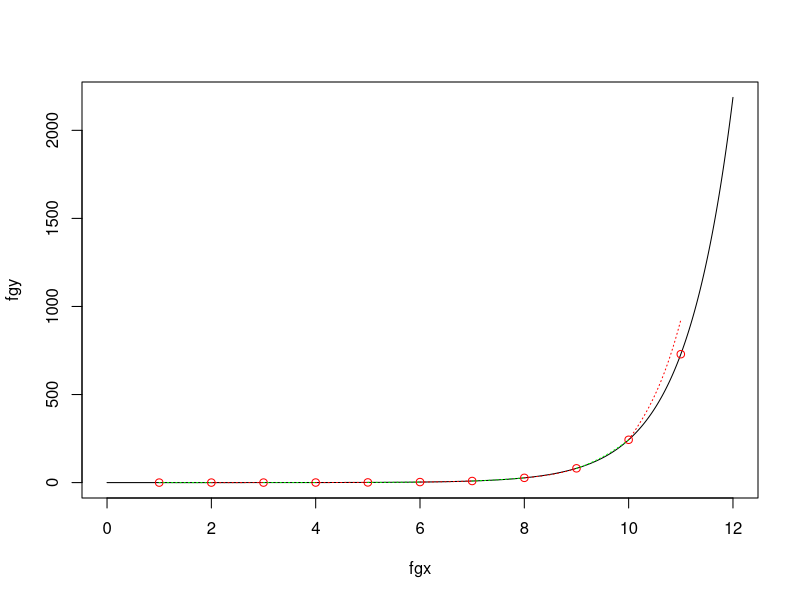

Reproduce this figure in R.
library(stringr)
library(numDeriv)


func <- function(x) {3^(x-5)}

runM<- function(xs,ys,h){
  cat("\nMaking coeficients a,b c,d for run method")
  cat("\na\n")
  a <- c(0,rep.int(h,11-2),2*h/3)
  print(round(a,6))
  cat("\nb\n")
  b <- c(2,rep.int(2*h*2,11-2),1+4/3)
  print(round(b,6))
  cat("\nc\n")
  c <- c(1,rep.int(h,11-2),0)
  print(round(c,6))
  cat("\nd\n")
  d <- c(3*(ys[2]-ys[1])/(h*h)-3*grad(func,xs[1])/h,
         sapply(3:10,function(i) 3*((ys[i]-ys[i-1])/h -(ys[i-1]-ys[i-2])/h)), -grad(func,xs[11])-2*(ys[10]-ys[9])/h +3*(ys[11]-ys[10])/h)

  print(round(d,6))
  y <- c(b[1])

  alp <- c(-c[1]/y[1])
  bet <- c(d[1]/y[1])

  for (i in 2:(length(d))){
    y <- c(y, b[i] + a[i]*alp[i-1])
    alp <-c(alp, -c[i]/y[i])
    bet <- c(bet, (d[i]-a[i]*bet[i-1])/y[i])
  }
  x<-c(bet[length(d)])

  for (i in (length(d)-1):1){
    x<- c(alp[i]*x[1]+bet[i],x)
  }

  return (x)
}

cubSpline <- function(a,b,c,d,xi){
  S<- paste(a,"+",b,"*(x - ",xi,")+",c,"*(x - ", xi, ")^2 + ",d,"*(x - ", xi, ")^3")
  return (S)
}



forSpline <- function (cs,ys,h,xs){
  cat("\n as\n")
  as <- ys[1:10]
  print(round(as,6))
  der<- D(D(expression(3^(x-5)),'z'),'z')
  z <- xs[11]
  cat("\n bs\n")
  bst <- (ys[11]-ys[10])/h - (2*cs[9]+cs[10])*h/3
  bs<-c()
  for (i in 1:9){
    btemp<- (ys[i+1]-ys[i])/h - (2*cs[i]+cs[i+1])*h/3
    bs <- c(bs,btemp)
  }
  bs<-c(bs,bst)
  print(round(bs,6))
  z<-xs[1]
  cat("\n ds\n")
  ds <- sapply(1:9,function(i) (cs[i+1]-cs[i])/(3*h))
  dn<- ((ys[11]-ys[10])/h-(ys[10]-ys[9])/h-h*(cs[9]+2*(cs[10]))/3-cs[10]*h)/(h*h)
  ds<- c(ds,dn)
  print(round(ds,6))
  Ss<- sapply(1:10, function(i) cubSpline(as[i],bs[i],cs[i],ds[i],xs[i]))
  # SSs <- c("−103.872553*x^3+25.00722*x^2 − 1.343116*x+0.5","27.596946 * x^3 − 14.43363* x^2+0.704506 * x + 0.481564", "−7.599834*x^3+6.684438*x^2−3.120124*x+0.796375","1.85819*x^3−1.827784*x^2−0.766537*x+0.674168","−0.654901*x^3+1.187926*x^2−2.015756*x+0.945323","0.045843*x^3+0.136809*x^2−1.514861*x+0.96749","−0.151413*x^3+0.49187*x^2−1.942637*x+1.238852","0.017507*x^3+0.137139*x^2−1.133735*x+0.909876","−0.390716*x^3+1.116874*x^2−4.241097*x+3.043063","0.193908*x^3−0.461612*x^2−0.959302*x+1.239506")
  cat("\n PLYNOMS \n")
  print(Ss)
  return (Ss)
}

SplinesDotsX <- function(interval1,interval2){
  dotsX <- seq(interval1,interval2,0.001)
  return (dotsX)
}
SplinesDotsY<- function(dots, polynom){
  dotsY <- sapply(dots,function(x) eval(parse(text=polynom)))
  return (dotsY)
}

a<-1
h<-1
b<-a+10*h
cat("[a,b] -> [",a,",",b,"]")
cat("\n xs")
xs<-print(seq(a,b,h))
cat("\n YS")
ys <- print(sapply(xs,func))
cat("\n Run Method\n")
cs <- round(runM(xs,ys,h),6)
cat("\n value of c\n")
print(cs)
cat("\nIntervals to build spline\n")
intervals<- print(sapply(1:10,function(i) c(xs[i],xs[i+1])))
cat("\n finding a b c d for polynoms")
polynoms<- forSpline(cs,ys,h,xs)
# sapply(polynoms,function(p) cat(p,"\n"))
fgx<- seq(a-1,b+1,0.0001)
fgy<- sapply(fgx,func)
coords_for_splineX <-sapply(1:10,function(i) SplinesDotsX(intervals[1,i],intervals[2,i]))
coords_for_splineY <- sapply(1:10,function(i) SplinesDotsY(coords_for_splineX[,i], polynoms[i]))
# coords_for_splineX <- as.vector(t(splineX))
windows()
# plot(0,0,xlim = c(-10,10),ylim = c(-10,10),type = "n")
plot(fgx,fgy, type='l', col='black')
points(xs,ys, col='red')
k<-701
cols<- rainbow(3)

# setsX<- sapply(1:10,function(i) coords_for_splineX[(1+(i-1)*k):(i*k)])
# setsY<- sapply(1:10,function(i) coords_for_splineY[(1+(i-1)*k):(i*k)])
for (i in 1:10){
  lines(coords_for_splineX[,i],coords_for_splineY[,i],col=cols[i%%2+1], type='l',lty = 3)
}
# lines(as.vector(coords_for_splineX),as.vector(coords_for_splineY), type = "l", lty = 3, col="green")

# library(ggplot2)
# ggplot(data = df, aes(x=x, y=val)) + geom_line(aes(colour=variable))
# line()
